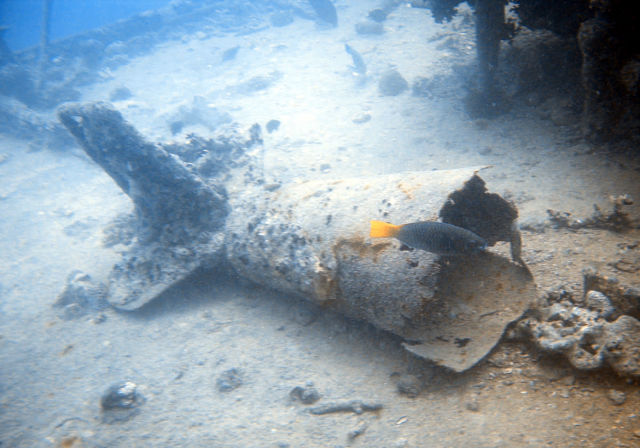
#> input picture data/uieb/reference/uieb_139img.png, 640 x 448 px; its folder holds only this picture in this run
$ python q3.py --lol data/uieb/reference --uieb data/uieb/reference --output out
#> lines starting #> are read from the running program, lines starting #| are printed output that depends on the picture
#> in run, img is the input picture: shape (448, 640, 3); mean B, G, R 167.6, 156.3, 140.2
### q1.py
"""
CENG 466 - THE1 - Question 1: Low-light image enhancement (LOL dataset)

Student 1: Name Surname, ID
Student 2: Name Surname, ID

Usage:
    python q1.py --input <folder of low-light images> --output <output folder>
Examples:
    python q1.py --input data/lol/low --output outputs/q1          (the given images)
    python q1.py --input test/lol/low --output test_outputs/q1     (the test images, after the deadline)
Outputs keep the input file names and sizes.

Develop, tune and report on the given pairs (data/lol/low, data/lol/high):
    python evaluate.py outputs/q1 data/lol/high
The test images are shared only AFTER submission: you must then run this
file UNCHANGED on them. Make sure it runs on any folder of images.

Rules:
  * enhance_low_light(): spatial-domain techniques only (no Fourier/wavelet, no
    machine learning, no neural networks or pretrained models). It may use simple
    statistics computed from the given references (e.g. a target histogram).
    Same pipeline and parameters for every image.
    It is re-used unchanged in Questions 3 and 4.
"""

import argparse
import os

import cv2
import numpy as np

# the given references, e.g. for a target histogram
GIVEN_HIGH = os.path.join(os.path.dirname(os.path.abspath(__file__)), "data", "lol", "high")


def exposure_scale(img):
    """Estimate a shared exposure gain from channel percentiles."""
    x = img.astype(np.float32) / 255.0

    highs = np.percentile(x, 99.5, axis=(0, 1))
#> highs = [0.996, 0.992, 0.976]
    upper = float(
        0.5 * np.max(highs) + 0.5 * np.mean(highs)
    )
#> upper = 0.992

    gain = (1.0 / max(upper, 1.0 / 255.0)) ** 0.9
#> gain = 1.01

    return np.clip(x * gain, 0.0, 1.0).astype(np.float32)


def balance_colors(x):
    """Apply partial gray-world white balancing."""
    means = x.mean(axis=(0, 1))
#> means = [0.662, 0.617, 0.554]
    gains = means.mean() / np.maximum(means, 1.0 / 255.0)
#> gains = [0.923, 0.99, 1.1]

    strength = 0.5
    result = x * (1.0 + strength * (gains - 1.0))

    return np.clip(result, 0.0, 1.0).astype(np.float32)


def estimate_noise(y):
    """Estimate noise using the MAD of a spatial filter response."""
    kernel = np.array(
        [
            [1, -2, 1],
            [-2, 4, -2],
            [1, -2, 1],
        ],
        dtype=np.float32,
    )

    residual = cv2.filter2D(y, -1, kernel)
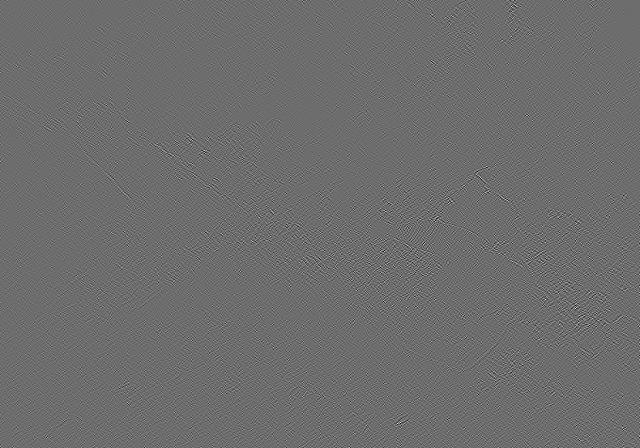
#> residual: shape (448, 640) float32; min -0.351, max 0.468, mean -1.16e-07; drawn with min black and max white

    # Exclude the border when the image is large enough.
    if min(y.shape) > 2:
        residual = residual[1:-1, 1:-1]
#> residual: shape (446, 638) float32

    median = np.median(residual)
#> median = 0
    mad = np.median(np.abs(residual - median))
#> mad = 0.014

    # 6 is the square root of the sum of squared kernel weights.
    return float(mad / (0.6745 * 6.0))


def denoise(x):
    """Filter luminance adaptively and smooth chroma separately."""
    ycc = cv2.cvtColor(x, cv2.COLOR_BGR2YCrCb)
    y, cr, cb = cv2.split(ycc)

    noise = estimate_noise(y)
#> noise = 0.00346
    sigma_color = float(
        np.clip(3.0 * noise, 5.0 / 255.0, 25.0 / 255.0)
    )
#> sigma_color = 0.0196

    y = cv2.bilateralFilter(
        y,
        d=9,
        sigmaColor=sigma_color,
        sigmaSpace=3,
    )

    cr = cv2.GaussianBlur(cr, (9, 9), 2.0)
    cb = cv2.GaussianBlur(cb, (9, 9), 2.0)

    result = cv2.cvtColor(
        cv2.merge((y, cr, cb)),
        cv2.COLOR_YCrCb2BGR,
    )

    return np.clip(result, 0.0, 1.0)


def gamma_brighten(x):
    """Blend a fixed gamma of 0.5 with a statistics-based gamma."""
    brightness = (
        0.114 * x[:, :, 0]
        + 0.587 * x[:, :, 1]
        + 0.299 * x[:, :, 2]
    )
    mean = float(brightness.mean())
#> mean = 0.607

    if mean <= 0.0 or mean >= 1.0:
        return x.copy()

    adaptive = np.clip(
        np.log(0.45) / np.log(mean),
        0.4,
        1.0,
    )
#> adaptive = 1
    gamma = 0.25 + 0.5 * adaptive
#> gamma = 0.75

    return np.power(x, gamma)


def enhance_low_light(img):
    """
    img : uint8 array of shape (H, W, 3), BGR (as read by cv2.imread)
    returns : uint8 array of shape (H, W, 3), BGR

    Combine at least THREE spatial-domain techniques. Write each technique
    as a separate helper function so that it is easy to follow.
    """
    # TODO: implement your pipeline

    img = exposure_scale(img)
    img = balance_colors(img)
    img = denoise(img)
    img = gamma_brighten(img)

    return np.clip(
        np.rint(img * 255.0), 0, 255
    ).astype(np.uint8)


# [16 lines left out: functions run, main, not called in this run]


# [2 lines that do not run on import are left out]

### q2.py
"""
CENG 466 - THE1 - Question 2: Underwater image enhancement (UIEB dataset)

Student 1: Damla Paşaoğlu
Student 2: Ali AKın Duyar 2633147

Usage:
    python q2.py --input <folder of raw underwater images> --output <output folder>
Examples:
    python q2.py --input data/uieb/raw --output outputs/q2          (the given images)
    python q2.py --input test/uieb/raw --output test_outputs/q2     (the test images, after the deadline)
Outputs keep the input file names and sizes.

Develop, tune and report on the given pairs (data/uieb/raw, data/uieb/reference):
    python evaluate.py outputs/q2 data/uieb/reference
The test images are shared only AFTER submission: you must then run this
file UNCHANGED on them. Make sure it runs on any folder of images.

Rules:
  * enhance_underwater(): spatial-domain techniques only (no Fourier/wavelet, no
    machine learning, no neural networks or pretrained models). It may use simple
    statistics computed from the given references (e.g. a target histogram).
    Same pipeline and parameters for every image. It is re-used unchanged in Question 3.

Pipeline (all spatial domain):
    1. Red-channel compensation   -> undo the strong absorption of red light in water
    2. Underwater dehazing (UDCP) -> remove the fog caused by scattering
    3. Histogram specification    -> match the L*a*b* histograms of the given references
"""

import argparse
import os

import cv2
import numpy as np

# the given references, e.g. for a target histogram
GIVEN_REF = os.path.join(os.path.dirname(os.path.abspath(__file__)), "data", "uieb", "reference")

# ---- one fixed parameter set, used for every image (chosen with tune_q2.py) ----
RED_ALPHA = 1.0         # strength of red compensation
PATCH = 15              # dark-channel window size (pixels)
OMEGA = 0.60            # fraction of the haze removed (< 1 keeps a depth cue)
T_MIN = 0.45            # lower bound on transmission (limits noise amplification)
GF_R, GF_EPS = 30, 1e-3 # guided-filter radius / regularisation
HIST_BLEND = 0.6        # 0 = no specification, 1 = full specification

# ablation switch: put "red", "dehaze" and/or "hist" in here to disable a step
SKIP = set()


def _to_float(img):
    return img.astype(np.float32) / 255.0


def _to_uint8(img):
    return np.clip(img * 255.0 + 0.5, 0, 255).astype(np.uint8)


# ---------------------------------------------------------------------------
# Technique 1: red-channel compensation
# ---------------------------------------------------------------------------
def compensate_red(f, alpha=None):
    """
    Red light is absorbed fastest in water, green survives. Move some of the
    green signal into red:

        R_c = R + alpha * (mean_G - mean_R) * (1 - R) * G

    Controls against over-reddening:
      * proportional to G: red is added only where there is scene signal,
        and the noise in R is never multiplied;
      * (1 - R): pixels that are already red get almost nothing;
      * zero when red is not attenuated, and mean(R_c) can never exceed mean(G).
    """
    alpha = RED_ALPHA if alpha is None else alpha
    b, g, r = cv2.split(f)
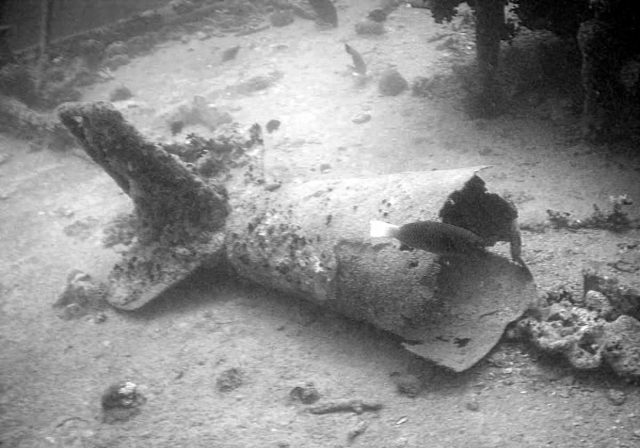
#> r: shape (448, 640) float32; min 0, max 1, mean 0.55
    gap = float(g.mean() - r.mean())
#> gap = 0.063
    if gap <= 0:
        return f
    boost = gap * (1.0 - r) * g
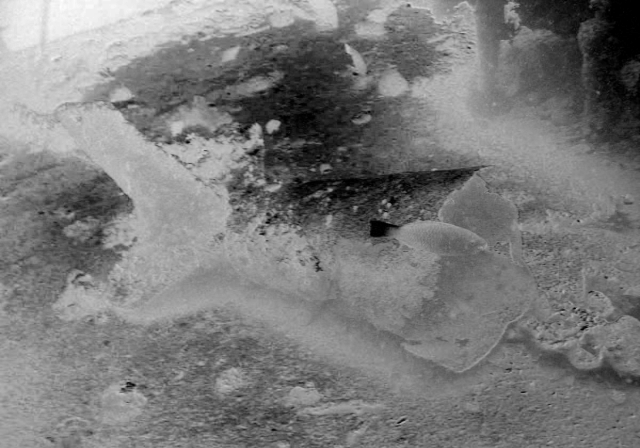
#> boost: shape (448, 640) float32; min 0, max 0.0293, mean 0.0141; drawn with min black and max white
    alpha = min(alpha, gap / (float(boost.mean()) + 1e-6))
#> alpha = 1
    return cv2.merge([b, g, np.clip(r + alpha * boost, 0, 1)])


# ---------------------------------------------------------------------------
# Technique 2: dehazing with the underwater dark channel prior
# ---------------------------------------------------------------------------
def guided_filter(guide, p, r, eps):
    """Edge-preserving smoothing of p, steered by guide (box filters only)."""
    k = (2 * r + 1, 2 * r + 1)
    m = lambda x: cv2.boxFilter(x, -1, k)
    mI, mp = m(guide), m(p)
    a = (m(guide * p) - mI * mp) / (m(guide * guide) - mI * mI + eps)
    b = mp - a * mI
    return m(a) * guide + m(b)


def dehaze(f):
    """
    Scattering model:  I = J*t + A*(1 - t)
      J = clear scene, t = transmission, A = background (water) light.
    In a haze-free patch some channel is close to 0, so the patch minimum
    measures the haze. Red is dark everywhere underwater because of
    absorption, so only G and B are used (underwater dark channel prior).
    """
    kernel = cv2.getStructuringElement(cv2.MORPH_RECT, (PATCH, PATCH))
    dark = cv2.erode(np.minimum(f[:, :, 0], f[:, :, 1]), kernel)      # min filter
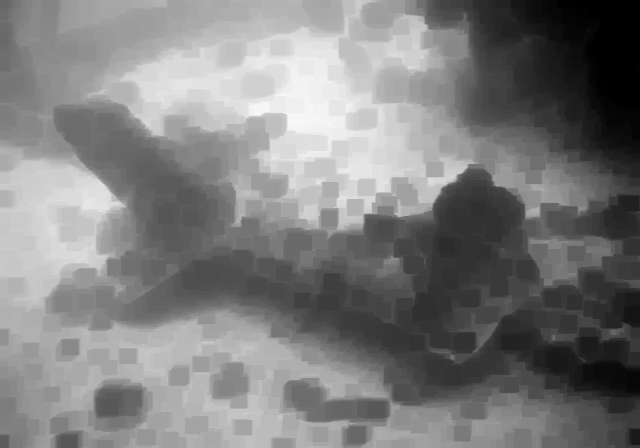
#> dark: shape (448, 640) float32; min 0, max 0.973, mean 0.494

    # background light A: mean colour of the 0.1% haziest pixels
    n = max(1, dark.size // 1000)
    idx = np.argpartition(dark.ravel(), -n)[-n:]
#> idx = 286 values, max 80970 at index 0, min 55345 at index 39, mean 74765.9
    A = np.clip(f.reshape(-1, 3)[idx].mean(axis=0), 0.05, 1.0)
#> A = [0.991, 0.992, 0.967]

    # transmission, refined by a guided filter to avoid blocky halos
    norm = np.minimum(f[:, :, 0] / A[0], f[:, :, 1] / A[1])
    t = 1.0 - OMEGA * cv2.erode(norm, kernel)
    gray = cv2.cvtColor(f, cv2.COLOR_BGR2GRAY)
    t = np.clip(guided_filter(gray, t.astype(np.float32), GF_R, GF_EPS), T_MIN, 1.0)

    J = (f - A) / t[:, :, None] + A
    return np.clip(J, 0, 1)
#> returned value: shape (448, 640, 3) float32


# ---------------------------------------------------------------------------
# Technique 3: histogram specification to the given references
# ---------------------------------------------------------------------------
_TARGET = None   # cached in memory, computed once per run


def _lab_hist(img_u8):
    lab = cv2.cvtColor(img_u8, cv2.COLOR_BGR2LAB)
#> lab: shape (448, 640, 3); mean of channels 0, 1, 2 160.4, 125.8, 120.4
    return np.stack([np.bincount(lab[:, :, c].ravel(), minlength=256)
                     for c in range(3)]).astype(np.float64)


def load_target_hist():
    """Average normalised L*, a*, b* histograms of the GIVEN references
    (never the test references). Returns None if they are not available."""
    global _TARGET
    if _TARGET is None and os.path.isdir(GIVEN_REF):
        hists = []
        for name in sorted(os.listdir(GIVEN_REF)):
            ref = cv2.imread(os.path.join(GIVEN_REF, name), cv2.IMREAD_COLOR)
            if ref is not None:
                h = _lab_hist(ref)
                hists.append(h / h.sum(axis=1, keepdims=True))
        if hists:
            _TARGET = np.mean(hists, axis=0)
    return _TARGET


def _match_channel(ch, target_hist):
    """Textbook specification z = G^-1(T(r)), using the two CDFs."""
    src_cdf = np.cumsum(np.bincount(ch.ravel(), minlength=256)) / ch.size
    tgt_cdf = np.cumsum(target_hist) / target_hist.sum()
    lut = np.clip(np.searchsorted(tgt_cdf, src_cdf), 0, 255).astype(np.float32)
    return lut[ch]


def specify_histogram(f, target, beta=None):
    """
    L*     -> brightness / contrast like the references
    a*, b* -> colour distribution like the references (removes leftover cast)
    Blended with the input (beta) so each image keeps its own character.
    """
#> called with target = array of shape (3, 256), beta = 0.7
    beta = HIST_BLEND if beta is None else beta
    lab = cv2.cvtColor(_to_uint8(f), cv2.COLOR_BGR2LAB)
#> lab: shape (448, 640, 3); mean of channels 0, 1, 2 131.4, 128.4, 116.9
    out = lab.astype(np.float32)
#> out: shape (448, 640, 3) float32; mean of channels 0, 1, 2 131.4, 128.4, 116.9
    for c in range(3):
        out[:, :, c] = (1 - beta) * lab[:, :, c] + beta * _match_channel(lab[:, :, c], target[c])
#> out: shape (448, 640, 3) float32; mean of channels 0, 1, 2 152, 126.7, 119.7
    out = np.clip(out + 0.5, 0, 255).astype(np.uint8)
#> out: shape (448, 640, 3); mean of channels 0, 1, 2 152.1, 126.9, 119.7
    return _to_float(cv2.cvtColor(out, cv2.COLOR_LAB2BGR))


# ---------------------------------------------------------------------------
def enhance_underwater(img):
    """
    img : uint8 array of shape (H, W, 3), BGR (as read by cv2.imread)
    returns : uint8 array of shape (H, W, 3), BGR

    Combine at least THREE spatial-domain techniques. Write each technique
    as a separate helper function so that it is easy to follow.
    """
    f = _to_float(img)
    if "red" not in SKIP:
        f = compensate_red(f)          # 1. absorption
    if "dehaze" not in SKIP:
        f = dehaze(f)                  # 2. scattering
    if "hist" not in SKIP:
        target = load_target_hist()
        if target is not None:         # skipped only if data/uieb/reference is missing
            f = specify_histogram(f, target, beta= 0.7)
    return _to_uint8(f)


# [16 lines left out: functions run, main, not called in this run]


# [2 lines that do not run on import are left out]

### q3.py
"""
CENG 466 - THE1 - Question 3: Cross-dataset analysis (LOL <-> UIEB)

Student 1: Name Surname, ID
Student 2: Name Surname, ID

Usage:
    python q3.py --lol <folder of LOL low-light images> --uieb <folder of UIEB raw images> \\
                 --output <output folder>
Examples:
    python q3.py --lol data/lol/low --uieb data/uieb/raw --output outputs/q3          (the given images)
    python q3.py --lol test/lol/low --uieb test/uieb/raw --output test_outputs/q3     (the test images, after the deadline)
Writes, under <output>, the 2x2 grid of runs:
    lol_pipeline_on_lol/     Q1 pipeline on the LOL images
    lol_pipeline_on_uieb/    Q1 pipeline, UNCHANGED, on the UIEB images        (Q3.1)
    uieb_pipeline_on_uieb/   Q2 pipeline on the UIEB images
    uieb_pipeline_on_lol/    Q2 pipeline, UNCHANGED, on the LOL images         (Q3.3)
Evaluate each folder against data/lol/high or data/uieb/reference.
Q3.2 (histograms, pseudo-colored error maps) uses the given pairs, whose
references you have. The test images are shared only AFTER submission;
this file must then run on them UNCHANGED.
"""

import argparse
import os

import cv2
import numpy as np

from q1 import enhance_low_light   # must be used unchanged
from q2 import enhance_underwater  # must be used unchanged

LOL_REF_DIR = os.path.join(os.path.dirname(os.path.abspath(__file__)), "data", "lol", "high")
UIEB_REF_DIR = os.path.join(os.path.dirname(os.path.abspath(__file__)), "data", "uieb", "reference")


# gray level -> BGR color: blue -> cyan -> green -> yellow -> red
_STOPS = np.array([0.0, 0.25, 0.5, 0.75, 1.0], dtype=np.float32)
_COLORS = np.array([
    [255,   0,   0],   # blue   (BGR order!)
    [255, 255,   0],   # cyan
    [  0, 255,   0],   # green
    [  0, 255, 255],   # yellow
    [  0,   0, 255],   # red
], dtype=np.float32)


def pseudo_color(gray):
    """
    gray : float array of shape (H, W) with values in [0, 1]
    returns : uint8 BGR image of shape (H, W, 3)

    Implement a pseudo-coloring (intensity slicing or gray-level-to-color
    transformation) YOURSELF. Library colormaps (cv2.applyColorMap,
    matplotlib colormaps, ...) are NOT allowed.
    """
    g = np.clip(gray, 0.0, 1.0).astype(np.float32)

    out = np.empty(g.shape + (3,), dtype=np.float32)
    for c in range(3):
        out[..., c] = np.interp(g, _STOPS, _COLORS[:, c])

    return np.clip(np.rint(out), 0, 255).astype(np.uint8)

    g = (np.clip(gray, 0, 1) * 255).astype(np.uint8)
    return np.dstack([g, g, g])


ERR_MAX = 128.0   # fixed saturation level (intensity levels), same for every image


def error_map(output, reference):
    """
    Returns a pseudo-colored map of the per-pixel error between output and
    reference (both uint8 BGR). Choose and justify the error definition and
    the normalization (e.g. a fixed maximum, so maps can be compared).
    """
    diff = np.abs(output.astype(np.float32) - reference.astype(np.float32))
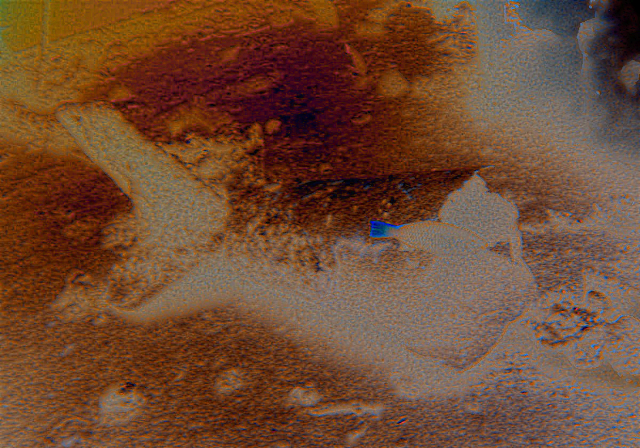
#> diff: shape (448, 640, 3) float32; mean B, G, R 12.1, 17.4, 26.3; drawn with min black and max white
    err = diff.mean(axis=2)
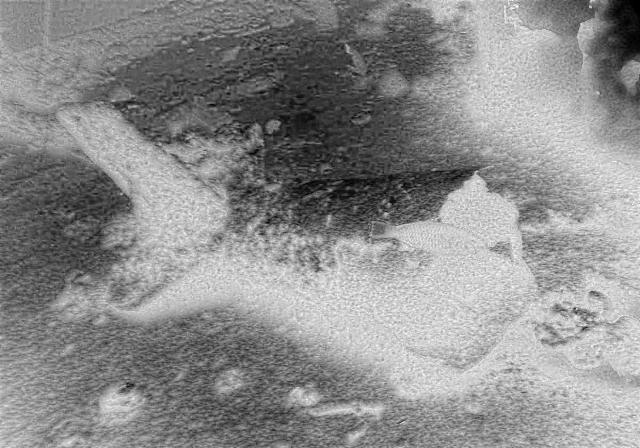
#> err: shape (448, 640) float32; min 0, max 33.67, mean 18.6; drawn with min black and max white

    return pseudo_color(np.clip(err / ERR_MAX, 0.0, 1.0))
#> after the loop in pseudo_color, `for c in range(3):`:
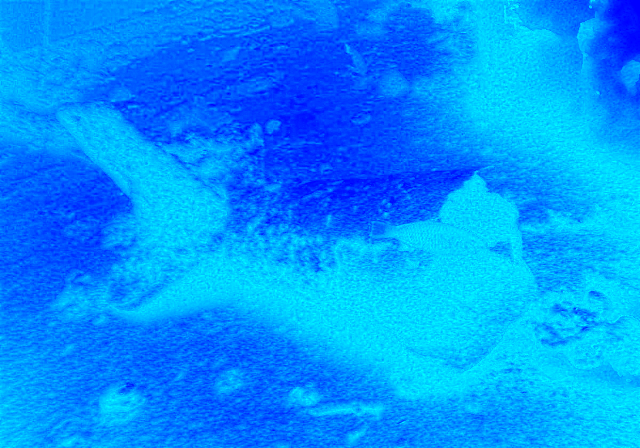
#> out: shape (448, 640, 3) float32; mean of channels 0, 1, 2 255.8, 148.3, 0; drawn as B, G, R
def save_error_maps(error_map, result_dir, ref_dir, out_dir):
    os.makedirs(out_dir, exist_ok=True)
    for name in sorted(os.listdir(result_dir)):
        result_img = cv2.imread(os.path.join(result_dir, name), cv2.IMREAD_COLOR)
        ref_img = cv2.imread(os.path.join(ref_dir, name), cv2.IMREAD_COLOR)
        if result_img is None or ref_img is None:
            continue
        cv2.imwrite(os.path.join(out_dir, name), error_map(result_img,ref_img))


def run(pipeline, in_dir, out_dir):
    os.makedirs(out_dir, exist_ok=True)
    for name in sorted(os.listdir(in_dir)):
        img = cv2.imread(os.path.join(in_dir, name), cv2.IMREAD_COLOR)
        if img is None:
            continue
        cv2.imwrite(os.path.join(out_dir, name), pipeline(img))


def main():
    ap = argparse.ArgumentParser()
    ap.add_argument("--lol", required=True, help="folder of LOL low-light images")
    ap.add_argument("--uieb", required=True, help="folder of UIEB raw images")
    ap.add_argument("--output", required=True, help="output root folder")
    ap.add_argument("--ref-uieb", required=False, help="folder of reference directory for under water images")
    ap.add_argument("--ref-lol", required=False, help="folder of reference directory for low-light images")

    args = ap.parse_args()
    out = args.output
    lol_on_lol=os.path.join(out, "lol_pipeline_on_lol")
    lol_on_uieb=os.path.join(out, "lol_pipeline_on_uieb")
    uieb_on_uieb=os.path.join(out, "uieb_pipeline_on_uieb")
    uieb_on_lol= os.path.join(out, "uieb_pipeline_on_lol")
    run(enhance_low_light, args.lol, lol_on_lol)
    run(enhance_low_light, args.uieb, lol_on_uieb)
    run(enhance_underwater, args.uieb, uieb_on_uieb)
    run(enhance_underwater, args.lol, uieb_on_lol)
    # TODO: Q3.2 histograms and error maps (on the given pairs)

    ref_lol=LOL_REF_DIR
    ref_uieb=UIEB_REF_DIR
    if args.ref_lol is not None:
        ref_lol=args.ref_lol
    if args.ref_uieb is not None:
        ref_uieb=args.ref_uieb


    save_error_maps(error_map, lol_on_lol, ref_lol, os.path.join(out, "error_maps_lol_lol"))
    save_error_maps(error_map, lol_on_uieb, ref_uieb, os.path.join(out, "error_maps_lol_uieb"))
    save_error_maps(error_map, uieb_on_uieb, ref_uieb, os.path.join(out, "error_maps_uieb_uieb"))
    save_error_maps(error_map, uieb_on_lol, ref_lol, os.path.join(out, "error_maps_uieb_lol"))


if __name__ == "__main__":
    main()
